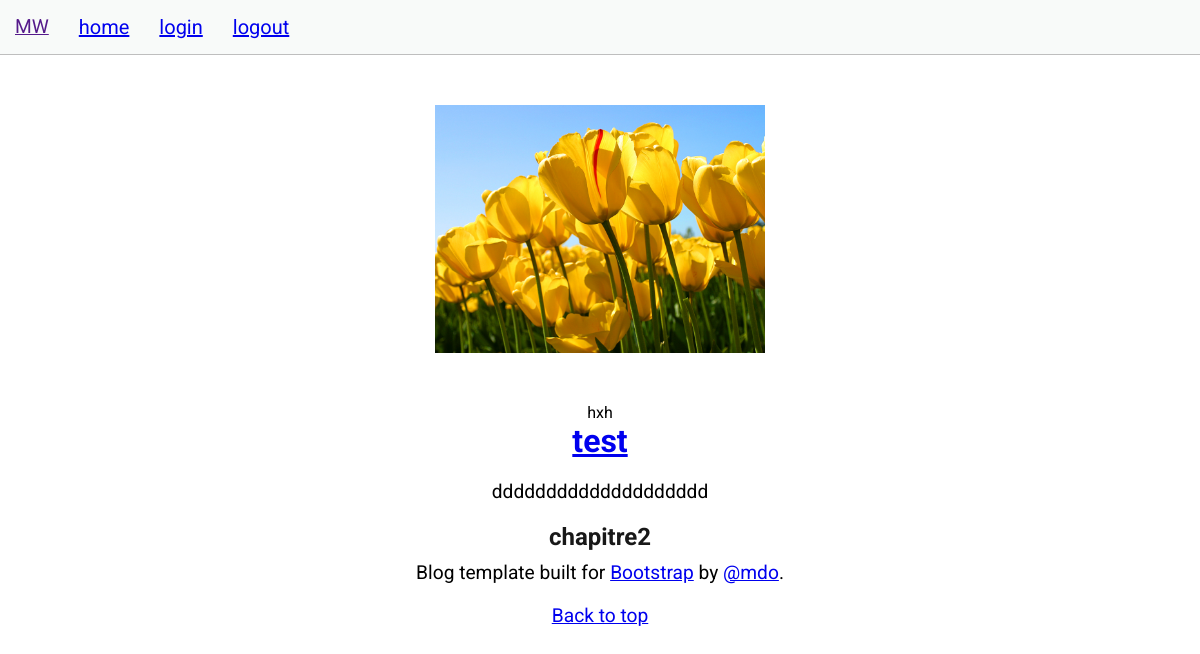
The app's page /manga/hxh/, older data.
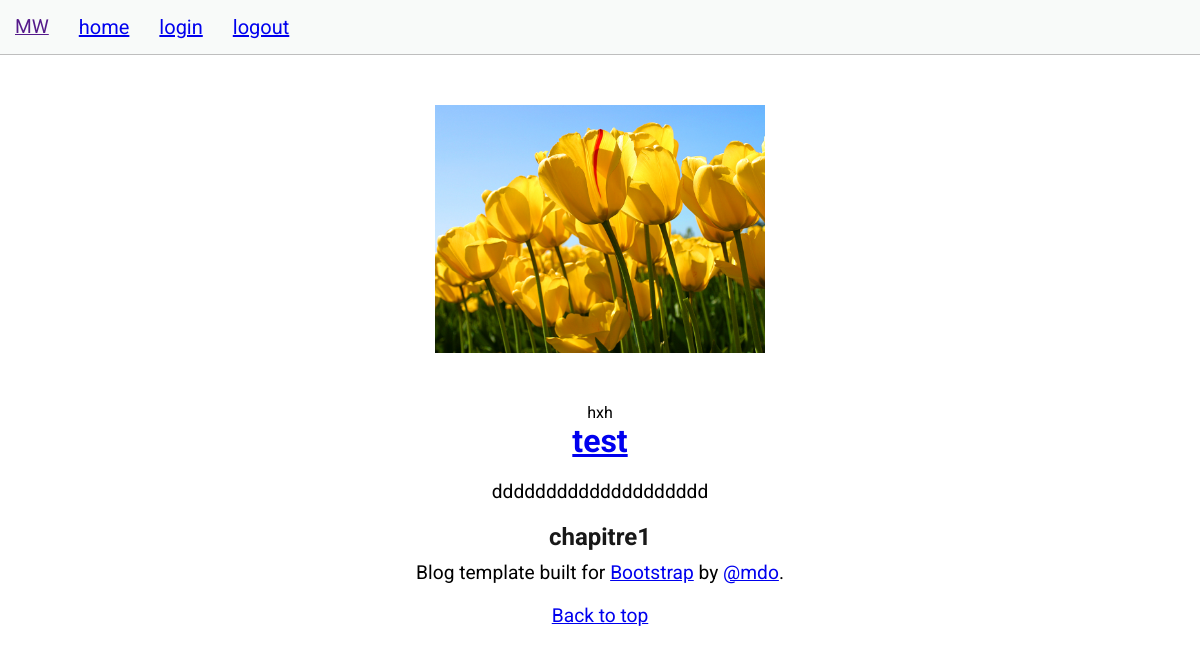
The same page, newer data.
### chapitre/models.py (models this page shows, shortened)
class Chapitre(models.Model):
    name = models.CharField(max_length=255, default='')
    description = models.TextField(default='')
    slug = models.SlugField(blank=True, default='')
    manga = models.ForeignKey(Manga, null=True, on_delete=models.CASCADE) #un chapitre appartient à un seul manga

### manga/views.py (the view)
# urls.py: path('manga/<slug:slug>/',views.mangadetail,name='pagedetailmanga'),
def mangadetail(request, slug=None):
    manga = get_object_or_404(Manga, slug=slug)  #recupère le manga specifique defini dans slug
    chapitre = Chapitre.objects.filter(manga=manga.id) #recupere les chapitres du manga specifique defini par son id
    return render(request, 'manga/mangadetail.html', {'chapitreshtml': chapitre,'mangadetailhtml': manga}) #crée la page contenat le manga spécifique avec tous ces chapitres

### useraccount/models.py (called while the page is built)
   def __str__(self):
        return self.username

### templates/manga/mangadetail.html (shortened to what this page needs)
{% extends 'base/base.html' %}
{% load static %}
{% block css %}
    <link rel="stylesheet" href="{% static 'manga/css/mangadetail.css' %}">
{% endblock %}
{% block content %}
   <div class="contenair">
        <div class="presentation">
             <img class= "img-fluid max-width:100% height:auto"  src="{{ mangadetailhtml.image.url }}" >
             <div class="ecriture">
                    </h1> {{ mangadetailhtml.name }}</h1>
                    <h1><a class="profil" href="{% url 'profil:pageprofil' mangadetailhtml.user.id %}"> {{ mangadetailhtml.user }} </a></h1>
                    <p>{{ mangadetailhtml.description }}</p>
                <div class="chapitre">
                        {% for chapitre in chapitreshtml %}
                              <h2 class="editchapitre"><a href="{% url 'chapitre:chapitredetail' chapitre.slug %}" target="_self">{{chapitre.name}}</a></h2>
                        {% endfor %}
                </div>
             </div>
        </div>
   </div>
{% endblock %}

Row changes from the older to the newer data that the page shows:
removed Chapitre: name "chapitre2"
added Chapitre: name "chapitre1"
